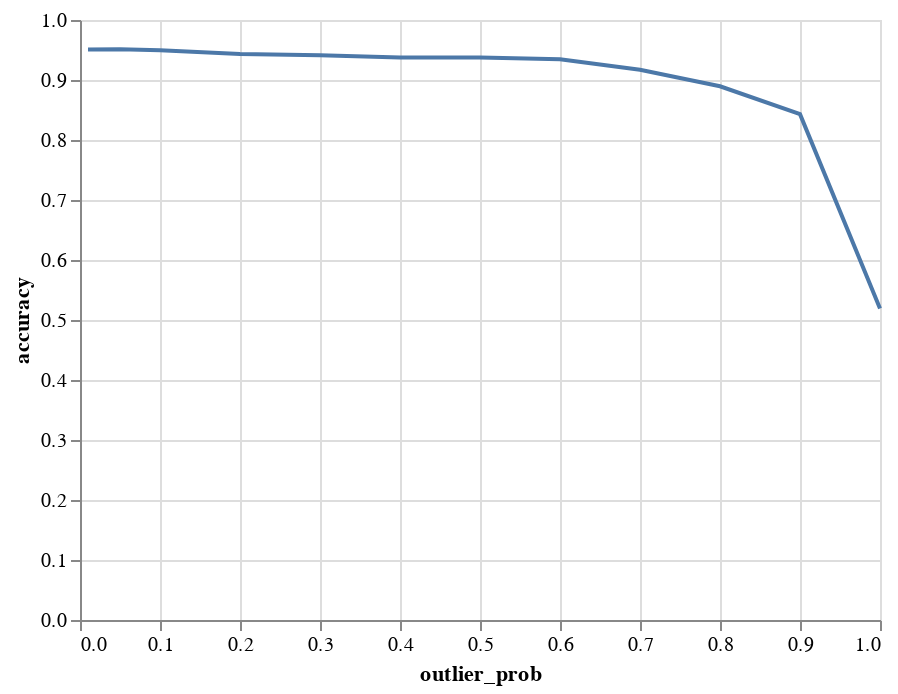

The cell this chart's notebook holds for it:
### Code cell
alt.Chart(df_rnn).mark_line().encode(x='outlier_prob', y='accuracy')

### Figure 1 — Vega-Lite specification as saved in the notebook (floating-point values rounded to 4 significant figures)
{"config": {"view": {"continuousWidth": 400, "continuousHeight": 300}}, "data": {"name": "data-9a267940c306f428497c2d5921cff3bb"}, "mark": "line", "encoding": {"x": {"type": "quantitative", "field": "outlier_prob"}, "y": {"type": "quantitative", "field": "accuracy"}}, "$schema": "https://vega.github.io/schema/vega-lite/v4.8.1.json", "datasets": {"data-9a267940c306f428497c2d5921cff3bb": [{"outlier_prob": 0.01, "accuracy": 0.9506}, {"outlier_prob": 0.05, "accuracy": 0.9514}, {"outlier_prob": 0.1, "accuracy": 0.9494}, {"outlier_prob": 0.2, "accuracy": 0.9435}, {"outlier_prob": 0.3, "accuracy": 0.9412}, {"outlier_prob": 0.4, "accuracy": 0.9375}, {"outlier_prob": 0.5, "accuracy": 0.9377}, {"outlier_prob": 0.6, "accuracy": 0.9346}, {"outlier_prob": 0.7, "accuracy": 0.9171}, {"outlier_prob": 0.8, "accuracy": 0.8896}, {"outlier_prob": 0.9, "accuracy": 0.843}, {"outlier_prob": 1.0, "accuracy": 0.5192}]}}
